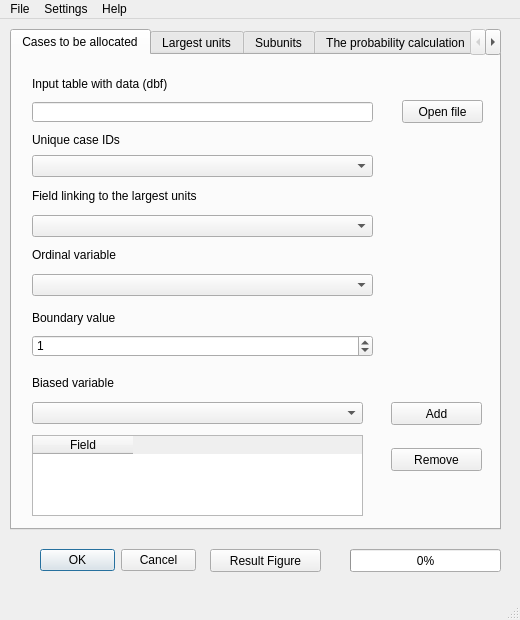
<?xml version="1.0" encoding="UTF-8"?>
<ui version="4.0">
 <class>MainWindow</class>
 <widget class="QMainWindow" name="MainWindow">
  <property name="geometry">
   <rect>
    <x>0</x>
    <y>0</y>
    <width>520</width>
    <height>620</height>
   </rect>
  </property>
  <property name="windowTitle">
   <string>Bias Factor Tool</string>
  </property>
  <widget class="QWidget" name="centralwidget">
   <widget class="QDialogButtonBox" name="buttonBox">
    <property name="geometry">
     <rect>
      <x>40</x>
      <y>530</y>
      <width>156</width>
      <height>23</height>
     </rect>
    </property>
    <property name="standardButtons">
     <set>QDialogButtonBox::Cancel|QDialogButtonBox::Ok</set>
    </property>
   </widget>
   <widget class="QTabWidget" name="tabWidget">
    <property name="geometry">
     <rect>
      <x>10</x>
      <y>10</y>
      <width>491</width>
      <height>501</height>
     </rect>
    </property>
    <property name="currentIndex">
     <number>0</number>
    </property>
    <widget class="QWidget" name="tab">
     <property name="enabled">
      <bool>true</bool>
     </property>
     <attribute name="title">
      <string>Cases to be allocated</string>
     </attribute>
     <widget class="QLabel" name="label_2">
      <property name="geometry">
       <rect>
        <x>20</x>
        <y>77</y>
        <width>261</width>
        <height>16</height>
       </rect>
      </property>
      <property name="text">
       <string>Unique case IDs</string>
      </property>
     </widget>
     <widget class="QPushButton" name="pushButtonOpenInputTableFile">
      <property name="geometry">
       <rect>
        <x>390</x>
        <y>45</y>
        <width>81</width>
        <height>23</height>
       </rect>
      </property>
      <property name="text">
       <string>Open file</string>
      </property>
      <property name="icon">
       <iconset>
        <normaloff>../img/open-16.png</normaloff>../img/open-16.png</iconset>
      </property>
     </widget>
     <widget class="QComboBox" name="comboBoxLargestUnits">
      <property name="geometry">
       <rect>
        <x>20</x>
        <y>160</y>
        <width>341</width>
        <height>22</height>
       </rect>
      </property>
     </widget>
     <widget class="QComboBox" name="comboBoxCaseIds">
      <property name="geometry">
       <rect>
        <x>20</x>
        <y>100</y>
        <width>341</width>
        <height>22</height>
       </rect>
      </property>
     </widget>
     <widget class="QLabel" name="label">
      <property name="geometry">
       <rect>
        <x>20</x>
        <y>21</y>
        <width>261</width>
        <height>16</height>
       </rect>
      </property>
      <property name="text">
       <string>Input table with data (dbf)</string>
      </property>
     </widget>
     <widget class="QLineEdit" name="lineEditInputTableFile">
      <property name="geometry">
       <rect>
        <x>20</x>
        <y>47</y>
        <width>341</width>
        <height>20</height>
       </rect>
      </property>
     </widget>
     <widget class="QLabel" name="label_4">
      <property name="geometry">
       <rect>
        <x>20</x>
        <y>133</y>
        <width>261</width>
        <height>16</height>
       </rect>
      </property>
      <property name="text">
       <string>Field linking to the largest units</string>
      </property>
     </widget>
     <widget class="QLabel" name="label_11">
      <property name="geometry">
       <rect>
        <x>20</x>
        <y>192</y>
        <width>271</width>
        <height>16</height>
       </rect>
      </property>
      <property name="text">
       <string>Ordinal variable</string>
      </property>
     </widget>
     <widget class="QComboBox" name="comboBoxOrdinalVariable">
      <property name="geometry">
       <rect>
        <x>20</x>
        <y>219</y>
        <width>341</width>
        <height>22</height>
       </rect>
      </property>
     </widget>
     <widget class="QLabel" name="label_12">
      <property name="geometry">
       <rect>
        <x>20</x>
        <y>255</y>
        <width>271</width>
        <height>16</height>
       </rect>
      </property>
      <property name="text">
       <string>Boundary value</string>
      </property>
     </widget>
     <widget class="QSpinBox" name="spinBoxBoundryValueCasesToBeAllocated">
      <property name="geometry">
       <rect>
        <x>20</x>
        <y>280</y>
        <width>341</width>
        <height>22</height>
       </rect>
      </property>
      <property name="minimum">
       <number>0</number>
      </property>
      <property name="value">
       <number>1</number>
      </property>
     </widget>
     <widget class="QPushButton" name="pushButtonRemoveFromBiasedVariable">
      <property name="geometry">
       <rect>
        <x>379</x>
        <y>393</y>
        <width>91</width>
        <height>23</height>
       </rect>
      </property>
      <property name="text">
       <string>Remove</string>
      </property>
      <property name="icon">
       <iconset>
        <normaloff>../img/delete-16.png</normaloff>../img/delete-16.png</iconset>
      </property>
      <property name="checkable">
       <bool>false</bool>
      </property>
      <property name="checked">
       <bool>false</bool>
      </property>
     </widget>
     <widget class="QComboBox" name="comboBoxBiasedVariable">
      <property name="geometry">
       <rect>
        <x>20</x>
        <y>347</y>
        <width>331</width>
        <height>22</height>
       </rect>
      </property>
     </widget>
     <widget class="QPushButton" name="pushButtonAddToBiasedVariable">
      <property name="geometry">
       <rect>
        <x>379</x>
        <y>347</y>
        <width>91</width>
        <height>23</height>
       </rect>
      </property>
      <property name="text">
       <string>Add</string>
      </property>
      <property name="icon">
       <iconset>
        <normaloff>../img/add-16.png</normaloff>../img/add-16.png</iconset>
      </property>
     </widget>
     <widget class="QTableWidget" name="tableWidgetBiasedVariable">
      <property name="geometry">
       <rect>
        <x>20</x>
        <y>380</y>
        <width>331</width>
        <height>81</height>
       </rect>
      </property>
      <property name="editTriggers">
       <set>QAbstractItemView::NoEditTriggers</set>
      </property>
      <property name="dragEnabled">
       <bool>true</bool>
      </property>
      <property name="dragDropOverwriteMode">
       <bool>false</bool>
      </property>
      <property name="dragDropMode">
       <enum>QAbstractItemView::NoDragDrop</enum>
      </property>
      <property name="alternatingRowColors">
       <bool>true</bool>
      </property>
      <property name="selectionMode">
       <enum>QAbstractItemView::SingleSelection</enum>
      </property>
      <property name="selectionBehavior">
       <enum>QAbstractItemView::SelectRows</enum>
      </property>
      <property name="rowCount">
       <number>0</number>
      </property>
      <property name="columnCount">
       <number>1</number>
      </property>
      <column>
       <property name="text">
        <string>Field</string>
       </property>
      </column>
     </widget>
     <widget class="QLabel" name="label_21">
      <property name="geometry">
       <rect>
        <x>20</x>
        <y>320</y>
        <width>351</width>
        <height>16</height>
       </rect>
      </property>
      <property name="text">
       <string>Biased variable</string>
      </property>
     </widget>
    </widget>
    <widget class="QWidget" name="tab_2">
     <attribute name="title">
      <string>Largest units</string>
     </attribute>
     <widget class="QPushButton" name="pushButtonOpenPolygonLayerLargestUnits">
      <property name="geometry">
       <rect>
        <x>390</x>
        <y>48</y>
        <width>81</width>
        <height>23</height>
       </rect>
      </property>
      <property name="text">
       <string>Open file</string>
      </property>
      <property name="icon">
       <iconset>
        <normaloff>../img/open-16.png</normaloff>../img/open-16.png</iconset>
      </property>
     </widget>
     <widget class="QLabel" name="label_3">
      <property name="geometry">
       <rect>
        <x>20</x>
        <y>80</y>
        <width>311</width>
        <height>16</height>
       </rect>
      </property>
      <property name="text">
       <string>Field linking cased to be allocated</string>
      </property>
     </widget>
     <widget class="QComboBox" name="comboBoxSubunits">
      <property name="geometry">
       <rect>
        <x>20</x>
        <y>163</y>
        <width>341</width>
        <height>22</height>
       </rect>
      </property>
     </widget>
     <widget class="QLabel" name="label_5">
      <property name="geometry">
       <rect>
        <x>20</x>
        <y>23</y>
        <width>321</width>
        <height>16</height>
       </rect>
      </property>
      <property name="text">
       <string>Choose polygon layer (Shapefile)</string>
      </property>
     </widget>
     <widget class="QComboBox" name="comboBoxCasedToBeAllocated">
      <property name="geometry">
       <rect>
        <x>20</x>
        <y>100</y>
        <width>341</width>
        <height>22</height>
       </rect>
      </property>
     </widget>
     <widget class="QLineEdit" name="lineEditPolygonLayerLargestUnits">
      <property name="geometry">
       <rect>
        <x>20</x>
        <y>50</y>
        <width>341</width>
        <height>20</height>
       </rect>
      </property>
     </widget>
     <widget class="QLabel" name="label_6">
      <property name="geometry">
       <rect>
        <x>20</x>
        <y>133</y>
        <width>321</width>
        <height>16</height>
       </rect>
      </property>
      <property name="text">
       <string>Field linking to subunits</string>
      </property>
     </widget>
    </widget>
    <widget class="QWidget" name="tab_3">
     <attribute name="title">
      <string>Subunits</string>
     </attribute>
     <widget class="QLineEdit" name="lineEditPolygonLayerSubunits">
      <property name="geometry">
       <rect>
        <x>20</x>
        <y>37</y>
        <width>341</width>
        <height>20</height>
       </rect>
      </property>
     </widget>
     <widget class="QLabel" name="label_7">
      <property name="geometry">
       <rect>
        <x>20</x>
        <y>120</y>
        <width>311</width>
        <height>16</height>
       </rect>
      </property>
      <property name="text">
       <string>Unique subunit IDs</string>
      </property>
     </widget>
     <widget class="QComboBox" name="comboBoxLargestUnitsSubunits">
      <property name="geometry">
       <rect>
        <x>20</x>
        <y>87</y>
        <width>341</width>
        <height>22</height>
       </rect>
      </property>
     </widget>
     <widget class="QLabel" name="label_8">
      <property name="geometry">
       <rect>
        <x>20</x>
        <y>67</y>
        <width>321</width>
        <height>16</height>
       </rect>
      </property>
      <property name="text">
       <string>Field linking to the largest units</string>
      </property>
     </widget>
     <widget class="QPushButton" name="pushButtonOpenPolygonLayerSubunits">
      <property name="geometry">
       <rect>
        <x>390</x>
        <y>37</y>
        <width>81</width>
        <height>23</height>
       </rect>
      </property>
      <property name="text">
       <string>Open file</string>
      </property>
      <property name="icon">
       <iconset>
        <normaloff>../img/open-16.png</normaloff>../img/open-16.png</iconset>
      </property>
     </widget>
     <widget class="QComboBox" name="comboBoxUniqueSubunitsIds">
      <property name="geometry">
       <rect>
        <x>20</x>
        <y>150</y>
        <width>341</width>
        <height>22</height>
       </rect>
      </property>
     </widget>
     <widget class="QLabel" name="label_9">
      <property name="geometry">
       <rect>
        <x>20</x>
        <y>17</y>
        <width>311</width>
        <height>16</height>
       </rect>
      </property>
      <property name="text">
       <string>Choose polygon layer (Shapefile)</string>
      </property>
     </widget>
     <widget class="QLabel" name="label_10">
      <property name="geometry">
       <rect>
        <x>20</x>
        <y>190</y>
        <width>331</width>
        <height>16</height>
       </rect>
      </property>
      <property name="text">
       <string>Total population in a subunit</string>
      </property>
     </widget>
     <widget class="QComboBox" name="comboBoxTotalPopulation">
      <property name="geometry">
       <rect>
        <x>20</x>
        <y>220</y>
        <width>341</width>
        <height>22</height>
       </rect>
      </property>
     </widget>
    </widget>
    <widget class="QWidget" name="tab_4">
     <attribute name="title">
      <string>The probability calculation</string>
     </attribute>
     <widget class="QLabel" name="label_13">
      <property name="geometry">
       <rect>
        <x>20</x>
        <y>17</y>
        <width>441</width>
        <height>16</height>
       </rect>
      </property>
      <property name="text">
       <string>Variables used for probability calculation (from subunits/shapefile)</string>
      </property>
     </widget>
     <widget class="QTableWidget" name="tableWidgetSubunits">
      <property name="geometry">
       <rect>
        <x>20</x>
        <y>81</y>
        <width>331</width>
        <height>111</height>
       </rect>
      </property>
      <property name="editTriggers">
       <set>QAbstractItemView::NoEditTriggers</set>
      </property>
      <property name="dragEnabled">
       <bool>true</bool>
      </property>
      <property name="dragDropOverwriteMode">
       <bool>false</bool>
      </property>
      <property name="dragDropMode">
       <enum>QAbstractItemView::NoDragDrop</enum>
      </property>
      <property name="alternatingRowColors">
       <bool>true</bool>
      </property>
      <property name="selectionMode">
       <enum>QAbstractItemView::SingleSelection</enum>
      </property>
      <property name="selectionBehavior">
       <enum>QAbstractItemView::SelectRows</enum>
      </property>
      <property name="rowCount">
       <number>0</number>
      </property>
      <property name="columnCount">
       <number>1</number>
      </property>
      <column>
       <property name="text">
        <string>Field</string>
       </property>
      </column>
     </widget>
     <widget class="QPushButton" name="pushButtonAddToSubunits">
      <property name="geometry">
       <rect>
        <x>379</x>
        <y>44</y>
        <width>91</width>
        <height>23</height>
       </rect>
      </property>
      <property name="text">
       <string>Add</string>
      </property>
      <property name="icon">
       <iconset>
        <normaloff>../img/add-16.png</normaloff>../img/add-16.png</iconset>
      </property>
     </widget>
     <widget class="QLabel" name="label_14">
      <property name="geometry">
       <rect>
        <x>20</x>
        <y>220</y>
        <width>401</width>
        <height>16</height>
       </rect>
      </property>
      <property name="text">
       <string>Corresponding variables for calculation in cases (from dbf)</string>
      </property>
     </widget>
     <widget class="QComboBox" name="comboBoxCalculationInCases">
      <property name="geometry">
       <rect>
        <x>130</x>
        <y>250</y>
        <width>221</width>
        <height>22</height>
       </rect>
      </property>
     </widget>
     <widget class="QTableWidget" name="tableWidgetCalculationInCases">
      <property name="geometry">
       <rect>
        <x>20</x>
        <y>330</y>
        <width>331</width>
        <height>111</height>
       </rect>
      </property>
      <property name="editTriggers">
       <set>QAbstractItemView::NoEditTriggers</set>
      </property>
      <property name="dragEnabled">
       <bool>true</bool>
      </property>
      <property name="dragDropOverwriteMode">
       <bool>false</bool>
      </property>
      <property name="dragDropMode">
       <enum>QAbstractItemView::NoDragDrop</enum>
      </property>
      <property name="alternatingRowColors">
       <bool>true</bool>
      </property>
      <property name="selectionMode">
       <enum>QAbstractItemView::SingleSelection</enum>
      </property>
      <property name="selectionBehavior">
       <enum>QAbstractItemView::SelectRows</enum>
      </property>
      <property name="rowCount">
       <number>0</number>
      </property>
      <property name="columnCount">
       <number>2</number>
      </property>
      <attribute name="horizontalHeaderCascadingSectionResizes">
       <bool>false</bool>
      </attribute>
      <attribute name="verticalHeaderCascadingSectionResizes">
       <bool>false</bool>
      </attribute>
      <attribute name="verticalHeaderShowSortIndicator" stdset="0">
       <bool>true</bool>
      </attribute>
      <attribute name="verticalHeaderStretchLastSection">
       <bool>false</bool>
      </attribute>
      <column>
       <property name="text">
        <string>Field</string>
       </property>
      </column>
      <column>
       <property name="text">
        <string>Value</string>
       </property>
      </column>
     </widget>
     <widget class="QPushButton" name="pushButtonRemoveFromDbf">
      <property name="geometry">
       <rect>
        <x>380</x>
        <y>339</y>
        <width>91</width>
        <height>23</height>
       </rect>
      </property>
      <property name="text">
       <string>Remove</string>
      </property>
      <property name="icon">
       <iconset>
        <normaloff>../img/delete-16.png</normaloff>../img/delete-16.png</iconset>
      </property>
      <property name="checkable">
       <bool>false</bool>
      </property>
      <property name="checked">
       <bool>false</bool>
      </property>
     </widget>
     <widget class="QPushButton" name="pushButtonAddToDbf">
      <property name="geometry">
       <rect>
        <x>380</x>
        <y>290</y>
        <width>91</width>
        <height>23</height>
       </rect>
      </property>
      <property name="sizeIncrement">
       <size>
        <width>0</width>
        <height>0</height>
       </size>
      </property>
      <property name="autoFillBackground">
       <bool>false</bool>
      </property>
      <property name="text">
       <string>Add</string>
      </property>
      <property name="icon">
       <iconset>
        <normaloff>../img/add-16.png</normaloff>../img/add-16.png</iconset>
      </property>
     </widget>
     <widget class="QPushButton" name="pushButtonMoveUpDbf">
      <property name="geometry">
       <rect>
        <x>380</x>
        <y>378</y>
        <width>91</width>
        <height>23</height>
       </rect>
      </property>
      <property name="text">
       <string>Move Up</string>
      </property>
      <property name="icon">
       <iconset>
        <normaloff>../img/up-16.png</normaloff>../img/up-16.png</iconset>
      </property>
     </widget>
     <widget class="QPushButton" name="pushButtonMoveDownDbf">
      <property name="geometry">
       <rect>
        <x>380</x>
        <y>415</y>
        <width>91</width>
        <height>23</height>
       </rect>
      </property>
      <property name="text">
       <string>Move Down</string>
      </property>
      <property name="icon">
       <iconset>
        <normaloff>../img/down-16.png</normaloff>../img/down-16.png</iconset>
      </property>
     </widget>
     <widget class="QSpinBox" name="spinBoxBoundryValueCalculationInCases">
      <property name="geometry">
       <rect>
        <x>130</x>
        <y>290</y>
        <width>221</width>
        <height>22</height>
       </rect>
      </property>
      <property name="minimum">
       <number>0</number>
      </property>
      <property name="value">
       <number>1</number>
      </property>
     </widget>
     <widget class="QLabel" name="label_18">
      <property name="geometry">
       <rect>
        <x>20</x>
        <y>290</y>
        <width>91</width>
        <height>16</height>
       </rect>
      </property>
      <property name="text">
       <string>Boundry value</string>
      </property>
     </widget>
     <widget class="QComboBox" name="comboBoxProbabilityCalculation">
      <property name="geometry">
       <rect>
        <x>20</x>
        <y>44</y>
        <width>331</width>
        <height>22</height>
       </rect>
      </property>
     </widget>
     <widget class="QPushButton" name="pushButtonMoveDownSubunits">
      <property name="geometry">
       <rect>
        <x>379</x>
        <y>170</y>
        <width>91</width>
        <height>23</height>
       </rect>
      </property>
      <property name="text">
       <string>Move Down</string>
      </property>
      <property name="icon">
       <iconset>
        <normaloff>../img/down-16.png</normaloff>../img/down-16.png</iconset>
      </property>
     </widget>
     <widget class="QPushButton" name="pushButtonRemoveFromSubunits">
      <property name="geometry">
       <rect>
        <x>379</x>
        <y>90</y>
        <width>91</width>
        <height>23</height>
       </rect>
      </property>
      <property name="text">
       <string>Remove</string>
      </property>
      <property name="icon">
       <iconset>
        <normaloff>../img/delete-16.png</normaloff>../img/delete-16.png</iconset>
      </property>
      <property name="checkable">
       <bool>false</bool>
      </property>
      <property name="checked">
       <bool>false</bool>
      </property>
     </widget>
     <widget class="QPushButton" name="pushButtonMoveUpSubunits">
      <property name="geometry">
       <rect>
        <x>379</x>
        <y>130</y>
        <width>91</width>
        <height>23</height>
       </rect>
      </property>
      <property name="text">
       <string>Move Up</string>
      </property>
      <property name="icon">
       <iconset>
        <normaloff>../img/up-16.png</normaloff>../img/up-16.png</iconset>
      </property>
     </widget>
     <widget class="QLabel" name="label_20">
      <property name="geometry">
       <rect>
        <x>20</x>
        <y>253</y>
        <width>91</width>
        <height>16</height>
       </rect>
      </property>
      <property name="text">
       <string>Field</string>
      </property>
     </widget>
    </widget>
    <widget class="QWidget" name="tab_5">
     <attribute name="title">
      <string>Output</string>
     </attribute>
     <widget class="QLabel" name="label_16">
      <property name="geometry">
       <rect>
        <x>20</x>
        <y>70</y>
        <width>221</width>
        <height>16</height>
       </rect>
      </property>
      <property name="text">
       <string>Output coordinates file name</string>
      </property>
     </widget>
     <widget class="QSpinBox" name="spinBoxNumberOfOutputCoordinates">
      <property name="geometry">
       <rect>
        <x>20</x>
        <y>140</y>
        <width>341</width>
        <height>22</height>
       </rect>
      </property>
      <property name="minimum">
       <number>1</number>
      </property>
     </widget>
     <widget class="QLineEdit" name="lineEditOutputCoordinatesFileName">
      <property name="geometry">
       <rect>
        <x>20</x>
        <y>90</y>
        <width>341</width>
        <height>20</height>
       </rect>
      </property>
     </widget>
     <widget class="QLabel" name="label_17">
      <property name="geometry">
       <rect>
        <x>20</x>
        <y>120</y>
        <width>221</width>
        <height>16</height>
       </rect>
      </property>
      <property name="text">
       <string>Number of output coordinates</string>
      </property>
     </widget>
     <widget class="QLineEdit" name="lineEditWorkspaceForOutput">
      <property name="geometry">
       <rect>
        <x>20</x>
        <y>40</y>
        <width>341</width>
        <height>20</height>
       </rect>
      </property>
     </widget>
     <widget class="QPushButton" name="pushButtonBrowseOutputWorkspace">
      <property name="geometry">
       <rect>
        <x>380</x>
        <y>40</y>
        <width>91</width>
        <height>23</height>
       </rect>
      </property>
      <property name="text">
       <string>Browse</string>
      </property>
      <property name="icon">
       <iconset>
        <normaloff>../img/open-16.png</normaloff>../img/open-16.png</iconset>
      </property>
     </widget>
     <widget class="QLabel" name="label_15">
      <property name="geometry">
       <rect>
        <x>20</x>
        <y>20</y>
        <width>221</width>
        <height>16</height>
       </rect>
      </property>
      <property name="text">
       <string>Derived path</string>
      </property>
     </widget>
     <widget class="QLabel" name="label_19">
      <property name="geometry">
       <rect>
        <x>20</x>
        <y>180</y>
        <width>221</width>
        <height>16</height>
       </rect>
      </property>
      <property name="text">
       <string>Output propotion file name</string>
      </property>
     </widget>
     <widget class="QLineEdit" name="lineEditOutputPropotionFileName">
      <property name="geometry">
       <rect>
        <x>20</x>
        <y>200</y>
        <width>341</width>
        <height>20</height>
       </rect>
      </property>
     </widget>
    </widget>
   </widget>
   <widget class="QProgressBar" name="progressBar">
    <property name="enabled">
     <bool>true</bool>
    </property>
    <property name="geometry">
     <rect>
      <x>350</x>
      <y>530</y>
      <width>151</width>
      <height>23</height>
     </rect>
    </property>
    <property name="value">
     <number>0</number>
    </property>
    <property name="textVisible">
     <bool>true</bool>
    </property>
    <property name="invertedAppearance">
     <bool>false</bool>
    </property>
   </widget>
   <widget class="QPushButton" name="pushButtonResultFigure">
    <property name="geometry">
     <rect>
      <x>210</x>
      <y>530</y>
      <width>111</width>
      <height>23</height>
     </rect>
    </property>
    <property name="text">
     <string>Result Figure</string>
    </property>
    <property name="icon">
     <iconset>
      <normaloff>../img/result-figure-16.png</normaloff>../img/result-figure-16.png</iconset>
    </property>
   </widget>
  </widget>
  <widget class="QMenuBar" name="menubar">
   <property name="geometry">
    <rect>
     <x>0</x>
     <y>0</y>
     <width>520</width>
     <height>21</height>
    </rect>
   </property>
   <widget class="QMenu" name="menuFile">
    <property name="title">
     <string>File</string>
    </property>
    <addaction name="actionOpen"/>
    <addaction name="actionSave"/>
    <addaction name="actionExit"/>
   </widget>
   <widget class="QMenu" name="menuSettings">
    <property name="title">
     <string>Settings</string>
    </property>
    <addaction name="actionPreferences"/>
    <addaction name="actionEnvironment_2"/>
   </widget>
   <widget class="QMenu" name="menuHelp">
    <property name="title">
     <string>Help</string>
    </property>
    <addaction name="actionHelp"/>
    <addaction name="actionAbout_us"/>
   </widget>
   <addaction name="menuFile"/>
   <addaction name="menuSettings"/>
   <addaction name="menuHelp"/>
  </widget>
  <widget class="QStatusBar" name="statusbar"/>
  <action name="actionOpen">
   <property name="icon">
    <iconset>
     <normaloff>../img/open-16.png</normaloff>../img/open-16.png</iconset>
   </property>
   <property name="text">
    <string>Open</string>
   </property>
  </action>
  <action name="actionExit">
   <property name="icon">
    <iconset>
     <normaloff>../img/exit-16.png</normaloff>../img/exit-16.png</iconset>
   </property>
   <property name="text">
    <string>Exit</string>
   </property>
  </action>
  <action name="actionEnvironment">
   <property name="text">
    <string>Environment</string>
   </property>
  </action>
  <action name="actionSave">
   <property name="icon">
    <iconset>
     <normaloff>../img/save-16.png</normaloff>../img/save-16.png</iconset>
   </property>
   <property name="text">
    <string>Save</string>
   </property>
  </action>
  <action name="actionPreferences">
   <property name="icon">
    <iconset>
     <normaloff>../img/preferences-16.png</normaloff>../img/preferences-16.png</iconset>
   </property>
   <property name="text">
    <string>Preferences</string>
   </property>
  </action>
  <action name="actionEnvironment_2">
   <property name="icon">
    <iconset>
     <normaloff>../img/settings-16.png</normaloff>../img/settings-16.png</iconset>
   </property>
   <property name="text">
    <string>Environment</string>
   </property>
  </action>
  <action name="actionHelp">
   <property name="icon">
    <iconset>
     <normaloff>../img/help-16.png</normaloff>../img/help-16.png</iconset>
   </property>
   <property name="text">
    <string>Help</string>
   </property>
  </action>
  <action name="actionAbout_us">
   <property name="icon">
    <iconset>
     <normaloff>../img/about-us-16.png</normaloff>../img/about-us-16.png</iconset>
   </property>
   <property name="text">
    <string>About Us</string>
   </property>
  </action>
 </widget>
 <resources/>
 <connections/>
</ui>
